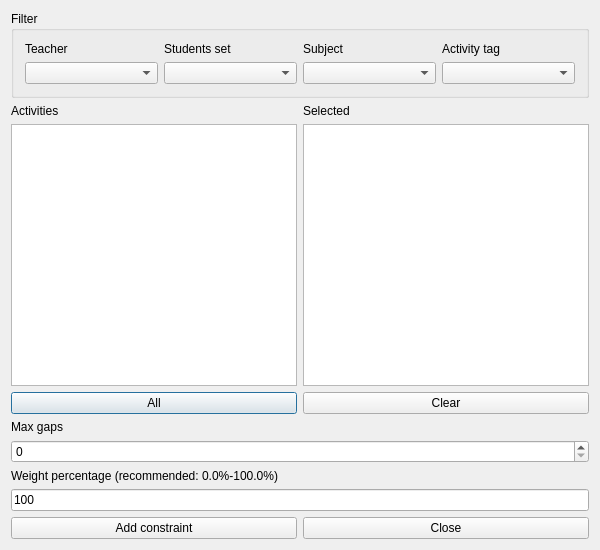
<?xml version="1.0" encoding="UTF-8"?>
<ui version="4.0">
 <class>AddConstraintMaxGapsBetweenActivitiesForm_template</class>
 <widget class="QDialog" name="AddConstraintMaxGapsBetweenActivitiesForm_template">
  <property name="geometry">
   <rect>
    <x>0</x>
    <y>0</y>
    <width>600</width>
    <height>550</height>
   </rect>
  </property>
  <property name="windowTitle">
   <string extracomment="This is the title of the dialog to add a new constraint of this type">Add max gaps between activities</string>
  </property>
  <layout class="QGridLayout" name="gridLayout_2">
   <item row="0" column="0">
    <widget class="QGroupBox" name="filterGroupBox">
     <property name="title">
      <string>Filter</string>
     </property>
     <layout class="QGridLayout" name="gridLayout">
      <item row="0" column="0">
       <widget class="QLabel" name="teachersTextLabel">
        <property name="text">
         <string>Teacher</string>
        </property>
        <property name="wordWrap">
         <bool>false</bool>
        </property>
       </widget>
      </item>
      <item row="0" column="1">
       <widget class="QLabel" name="studentsTextLabel">
        <property name="text">
         <string>Students set</string>
        </property>
        <property name="wordWrap">
         <bool>false</bool>
        </property>
       </widget>
      </item>
      <item row="0" column="2">
       <widget class="QLabel" name="subjectsTextLabel">
        <property name="text">
         <string>Subject</string>
        </property>
        <property name="wordWrap">
         <bool>false</bool>
        </property>
       </widget>
      </item>
      <item row="0" column="3">
       <widget class="QLabel" name="activityTagsTextLabel">
        <property name="text">
         <string>Activity tag</string>
        </property>
        <property name="wordWrap">
         <bool>false</bool>
        </property>
       </widget>
      </item>
      <item row="1" column="0">
       <widget class="QComboBox" name="teachersComboBox"/>
      </item>
      <item row="1" column="1">
       <widget class="QComboBox" name="studentsComboBox"/>
      </item>
      <item row="1" column="2">
       <widget class="QComboBox" name="subjectsComboBox"/>
      </item>
      <item row="1" column="3">
       <widget class="QComboBox" name="activityTagsComboBox"/>
      </item>
     </layout>
    </widget>
   </item>
   <item row="1" column="0">
    <layout class="QHBoxLayout" name="horizontalLayout">
     <item>
      <layout class="QVBoxLayout" name="verticalLayout_2">
       <item>
        <widget class="QLabel" name="activitiesTextLabel">
         <property name="frameShape">
          <enum>QFrame::NoFrame</enum>
         </property>
         <property name="frameShadow">
          <enum>QFrame::Plain</enum>
         </property>
         <property name="text">
          <string>Activities</string>
         </property>
         <property name="wordWrap">
          <bool>false</bool>
         </property>
        </widget>
       </item>
       <item>
        <widget class="QListWidget" name="allActivitiesListWidget"/>
       </item>
       <item>
        <widget class="QPushButton" name="addAllActivitiesPushButton">
         <property name="text">
          <string comment="Text on a button. It refers to adding all activities from the list above this button into the current constraint">All</string>
         </property>
        </widget>
       </item>
      </layout>
     </item>
     <item>
      <layout class="QVBoxLayout" name="verticalLayout">
       <item>
        <widget class="QLabel" name="selectedActivitiesTextLabel">
         <property name="frameShape">
          <enum>QFrame::NoFrame</enum>
         </property>
         <property name="frameShadow">
          <enum>QFrame::Plain</enum>
         </property>
         <property name="text">
          <string comment="It refers to a list of selected activities">Selected</string>
         </property>
         <property name="wordWrap">
          <bool>false</bool>
         </property>
        </widget>
       </item>
       <item>
        <widget class="QListWidget" name="selectedActivitiesListWidget"/>
       </item>
       <item>
        <widget class="QPushButton" name="clearPushButton">
         <property name="text">
          <string>Clear</string>
         </property>
        </widget>
       </item>
      </layout>
     </item>
    </layout>
   </item>
   <item row="2" column="0">
    <layout class="QGridLayout">
     <item row="1" column="0">
      <widget class="QSpinBox" name="maxGapsSpinBox"/>
     </item>
     <item row="0" column="0">
      <widget class="QLabel" name="maxGapsTextLabel">
       <property name="frameShape">
        <enum>QFrame::NoFrame</enum>
       </property>
       <property name="frameShadow">
        <enum>QFrame::Plain</enum>
       </property>
       <property name="text">
        <string comment="(Max gaps between a set of activities)">Max gaps</string>
       </property>
       <property name="wordWrap">
        <bool>false</bool>
       </property>
      </widget>
     </item>
    </layout>
   </item>
   <item row="3" column="0">
    <layout class="QVBoxLayout">
     <item>
      <widget class="QLabel" name="weightTextLabel">
       <property name="frameShape">
        <enum>QFrame::NoFrame</enum>
       </property>
       <property name="frameShadow">
        <enum>QFrame::Plain</enum>
       </property>
       <property name="text">
        <string>Weight percentage (recommended: 0.0%-100.0%)</string>
       </property>
       <property name="wordWrap">
        <bool>false</bool>
       </property>
      </widget>
     </item>
     <item>
      <widget class="QLineEdit" name="weightLineEdit">
       <property name="text">
        <string notr="true">100</string>
       </property>
      </widget>
     </item>
    </layout>
   </item>
   <item row="4" column="0">
    <layout class="QHBoxLayout">
     <item>
      <widget class="QPushButton" name="addConstraintPushButton">
       <property name="text">
        <string>Add constraint</string>
       </property>
      </widget>
     </item>
     <item>
      <widget class="QPushButton" name="closePushButton">
       <property name="text">
        <string>Close</string>
       </property>
      </widget>
     </item>
    </layout>
   </item>
  </layout>
 </widget>
 <layoutdefault spacing="6" margin="11"/>
 <resources/>
 <connections/>
</ui>
